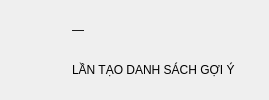
             <widget class="QFrame" name="frameKpiLists">
              <property name="card" stdset="0">
               <bool>true</bool>
              </property>
              <property name="minimumSize">
               <size>
                <width>0</width>
                <height>84</height>
               </size>
              </property>
              <layout class="QHBoxLayout" name="horizontalLayoutKpiLists">
               <property name="spacing">
                <number>12</number>
               </property>
               <property name="leftMargin">
                <number>14</number>
               </property>
               <property name="topMargin">
                <number>10</number>
               </property>
               <property name="rightMargin">
                <number>14</number>
               </property>
               <property name="bottomMargin">
                <number>10</number>
               </property>
               <item>
                <widget class="QLabel" name="labelKpiListsIcon">
                 <property name="minimumSize">
                  <size>
                   <width>46</width>
                   <height>46</height>
                  </size>
                 </property>
                 <property name="maximumSize">
                  <size>
                   <width>46</width>
                   <height>46</height>
                  </size>
                 </property>
                 <property name="text">
                  <string />
                 </property>
                 <property name="pixmap">
                  <pixmap>../images/ic_kpi_lists.png</pixmap>
                 </property>
                 <property name="scaledContents">
                  <bool>true</bool>
                 </property>
                </widget>
               </item>
               <item>
                <layout class="QVBoxLayout" name="verticalLayoutKpiLists">
                 <property name="spacing">
                  <number>0</number>
                 </property>
                 <property name="leftMargin">
                  <number>0</number>
                 </property>
                 <property name="topMargin">
                  <number>0</number>
                 </property>
                 <property name="rightMargin">
                  <number>0</number>
                 </property>
                 <property name="bottomMargin">
                  <number>0</number>
                 </property>
                 <item>
                  <widget class="QLabel" name="labelKpiLists">
                   <property name="text">
                    <string>—</string>
                   </property>
                   <property name="kpi" stdset="0">
                    <string notr="true">value</string>
                   </property>
                  </widget>
                 </item>
                 <item>
                  <widget class="QLabel" name="labelKpiListsCaption">
                   <property name="text">
                    <string>LẦN TẠO DANH SÁCH GỢI Ý</string>
                   </property>
                   <property name="kpi" stdset="0">
                    <string notr="true">caption</string>
                   </property>
                  </widget>
                 </item>
                </layout>
               </item>
               <item>
                <spacer name="horizontalSpacer_3">
                 <property name="orientation">
                  <enum>Qt::Horizontal</enum>
                 </property>
                 <property name="sizeHint" stdset="0">
                  <size>
                   <width>20</width>
                   <height>20</height>
                  </size>
                 </property>
                </spacer>
               </item>
              </layout>
             </widget>
